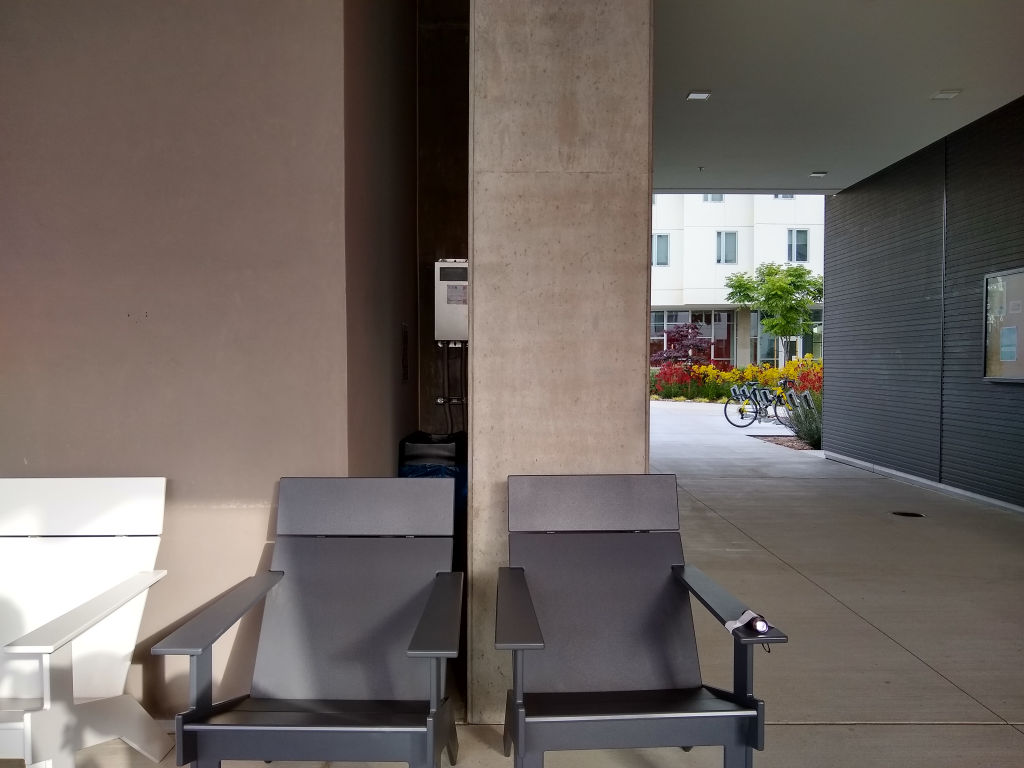
#> input picture Location Analysis/left_led.jpg, 4096 x 3072 px, given in place of keb_4.jpg, which was not available (shown at 1/4 size)
$ python keypoint_detection.py
#> lines starting #> are read from the running program, lines starting #| are printed output that depends on the picture
import cv2
import numpy as np
import code
import os
#import argparse

def detect_keypoints(path1, save_path):

    # width = 500
    # height = 420

    width = 640
    height = 480

    # width = 2560
    # height = 1920

    img1 = cv2.resize(cv2.imread(path1, 0), (width, height))
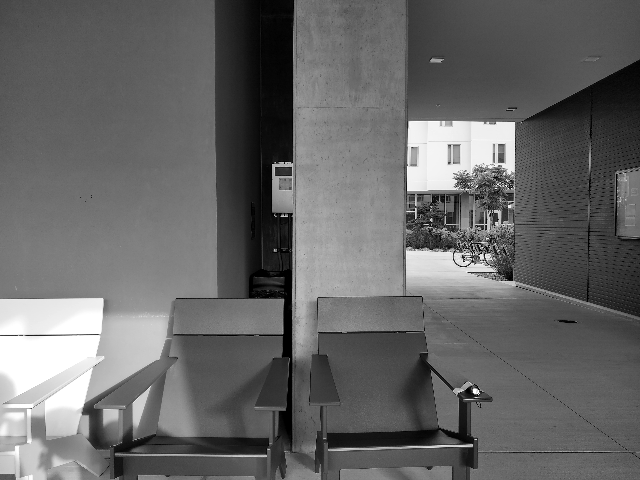
#> img1: shape (480, 640); min 0, max 255, mean 102.8

    # img1 = cv2.imread(path1, 0)

    #SIFT detector
    sift = cv2.xfeatures2d.SIFT_create()
    sift_kp1, sift_des1 = sift.detectAndCompute(img1, None)
#> sift_kp1 = 426 keypoints; strongest (x, y, size): (475, 391, 3.8), (431, 220, 2), (463, 257, 2.1), (449, 163, 1.9)

    #SURF detector
#> (the run stopped early here; a loop or call above may not have finished)

$ run again, on Location Analysis/left_rectified.jpg
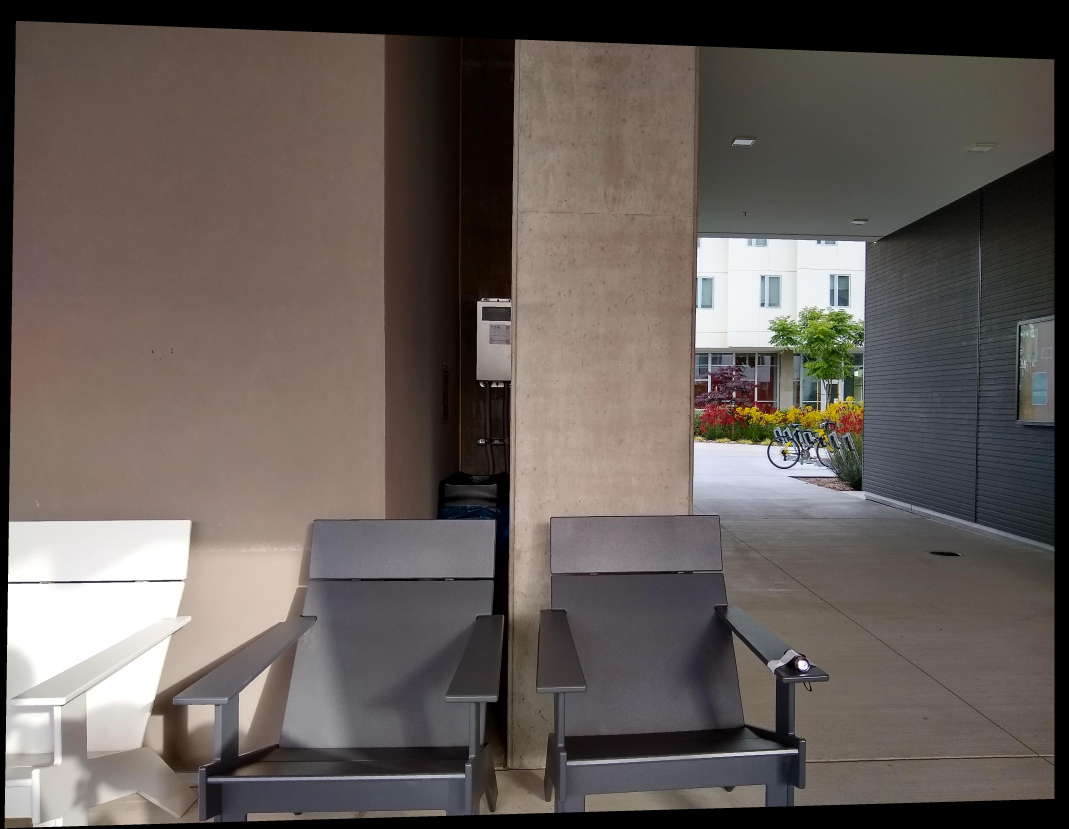
#> input picture Location Analysis/left_rectified.jpg, 4275 x 3314 px, given in place of keb_4.jpg, which was not available (shown at 1/4 size)
#> in detect_keypoints, `img1 = cv2.resize(cv2.imread(path1, 0), (width, height))`:
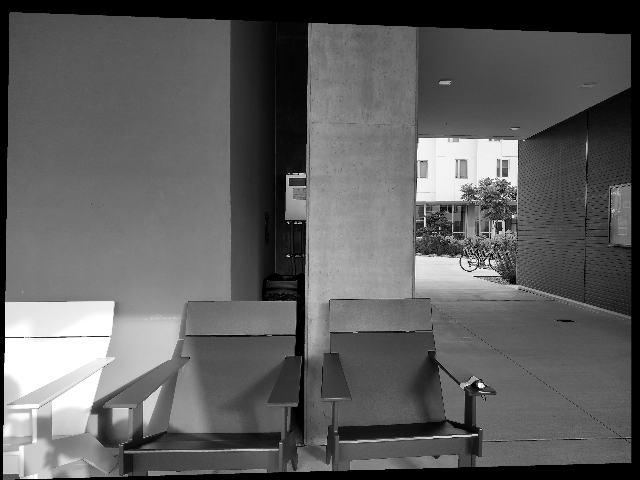
#> img1: shape (480, 640); min 0, max 255, mean 95
#> sift_kp1 = 468 keypoints; strongest (x, y, size): (480, 385, 3.6), (513, 216, 2), (457, 165, 50.6), (505, 174, 4)
